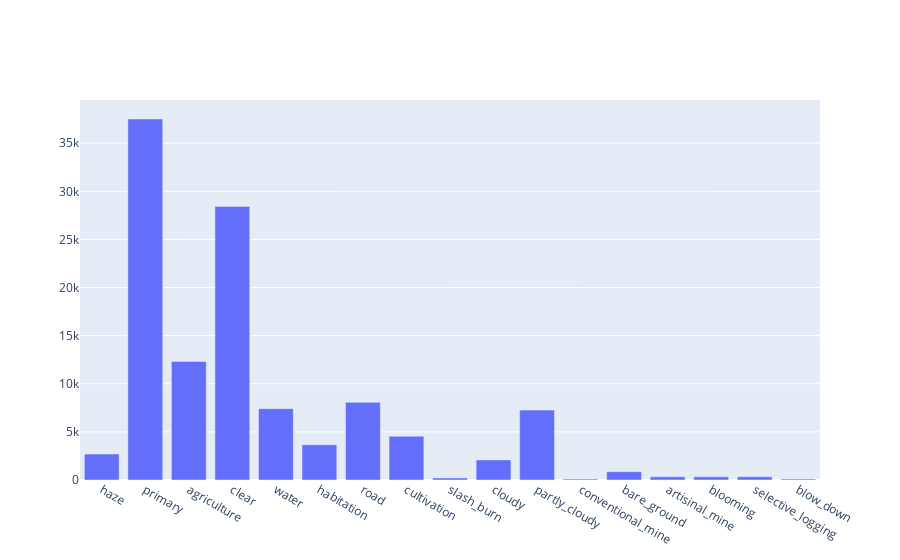

Source (notebook cell):
### Code cell
# Use a defaultdict to pass information to plotly
from collections import Counter, defaultdict
counts = defaultdict(int)
for l in tags:
    for l2 in l:
        counts[l2] += 1

data=[go.Bar(x=list(counts.keys()), y=list(counts.values()))]
layout=dict(height=800, width=800, title='Distribution of training tags')
fig=dict(data=data, layout=layout)
py.iplot(data, filename='train-tag-dist')

### Figure 1 — Plotly figure (JSON) as saved in the notebook; plotly's stock layout.template omitted (floating-point values rounded to 4 significant figures)
{"data": [{"type": "bar", "x": ["haze", "primary", "agriculture", "clear", "water", "habitation", "road", "cultivation", "slash_burn", "cloudy", "partly_cloudy", "conventional_mine", "bare_ground", "artisinal_mine", "blooming", "selective_logging", "blow_down"], "y": [2697, 37513, 12315, 28431, 7411, 3660, 8071, 4547, 209, 2089, 7261, 100, 862, 339, 332, 340, 101]}], "layout": {}}
